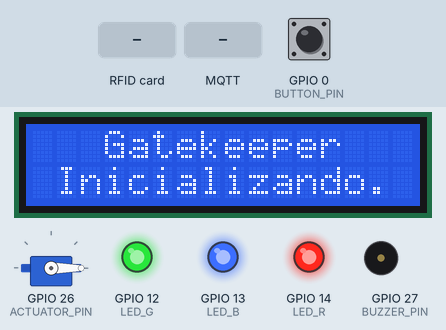
This sketch was run on a simulated ESP32. Shown: 16×2 character LCD, servo, output pins drawn as LEDs (lit = HIGH), buzzer (waves = sounding). Inputs (shaded band) come from the test bench; at power-on: GPIO 0 (BUTTON_PIN) HIGH. WiFi joins after 1.5 s; servers stay silent unless stated; the local clock reads 2024-03-15 10:24:30 at power-on unless the sketch sets it; EEPROM starts erased; no MQTT or app messages arrive unless stated; what the sketch prints to the serial monitor is not drawn.

Above: at 0.5 s.
At 6.7 s:
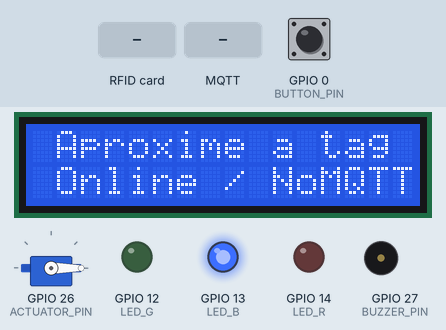
6.8 s: RFID card 5E 7A 19 C4 held to the reader
At 7.2 s:
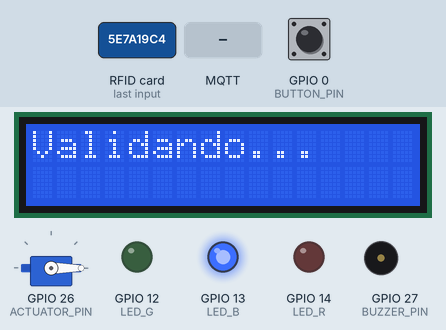
9.8 s: MQTT message "1" arrives on the second subscribed topic
At 12.3 s:
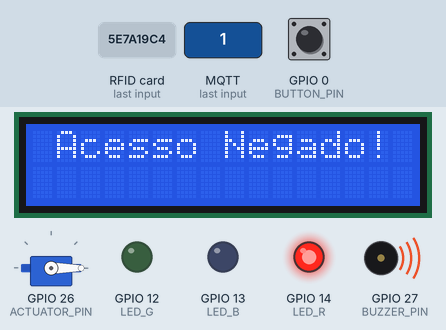
12.8 s: GPIO 0 (BUTTON_PIN) pulled LOW for 0.15 s
Timing chart, 0 to 15.8 s (numbered marks = the images above; inputs shaded):
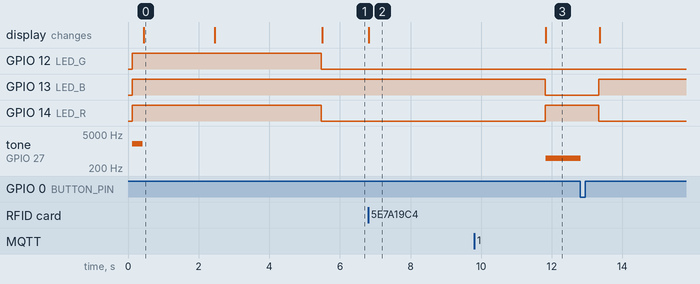

Measured:
- after the input at 6.8 s, the display: changes at once (image 2)
- what the display in image 0 shows lasts 2.1 s, from 0.4 s to 2.5 s

The sketch:

gatekeeper_doitv1.ino
```cpp
#include <SPI.h>
#include <MFRC522.h>
#include <Wire.h>
#include <LiquidCrystal_I2C.h>
#include <ESP32Servo.h>
#include <WiFiManager.h>
#include <PubSubClient.h>
#include <Preferences.h>
#include <time.h>
#include <ArduinoJson.h>

#define BUTTON_PIN 0
#define SS_PIN 5
#define RST_PIN 4
#define LED_R 14
#define LED_G 12
#define LED_B 13
#define BUZZER_PIN 27
#define ACTUATOR_PIN 26

MFRC522 rfidReader(SS_PIN, RST_PIN);
LiquidCrystal_I2C lcdDisplay(0x27, 16, 2);
Servo gateServo;
Preferences preferences;

char deviceId[20] = "GATE_01";
char actuatorType[2] = "1"; // 1 = Servo, 0 = Relay
char mqttServer[40] = "192.168.0.100";
char mqttPort[6] = "1883";
String localAllowedTags;

WiFiClient espClient;
PubSubClient mqttClient(espClient);
unsigned long lastMqttAttempt = 0;

bool waitingForResponse = false;
unsigned long responseTimeout = 0;
char currentScannedTag[32] = {0};

const char *ntpServer = "pool.ntp.org";
const long gmtOffset_sec = -10800;
const int daylightOffset_sec = 0;

void setup()
{
  Serial.begin(115200);

  SPI.begin();
  rfidReader.PCD_Init();
  lcdDisplay.init();
  lcdDisplay.backlight();

  pinMode(LED_R, OUTPUT);
  pinMode(LED_G, OUTPUT);
  pinMode(LED_B, OUTPUT);
  pinMode(BUZZER_PIN, OUTPUT);
  pinMode(BUTTON_PIN, INPUT_PULLUP);

  preferences.begin("gatekeeper", false);
  String savedId = preferences.getString("deviceId", "GATE_01");
  String savedAct = preferences.getString("actuator", "1");
  String savedMqtt = preferences.getString("mqttSrv", "192.168.0.100");
  String savedPort = preferences.getString("mqttPrt", "1883");

  localAllowedTags = preferences.getString("tags", "");

  strncpy(deviceId, savedId.c_str(), sizeof(deviceId));
  strncpy(actuatorType, savedAct.c_str(), sizeof(actuatorType));
  strncpy(mqttServer, savedMqtt.c_str(), sizeof(mqttServer));
  strncpy(mqttPort, savedPort.c_str(), sizeof(mqttPort));

  if (actuatorType[0] == '1')
  {
    ESP32PWM::allocateTimer(0);
    gateServo.setPeriodHertz(50);
    gateServo.attach(ACTUATOR_PIN, 500, 2400);
    gateServo.write(0);
  }
  else
  {
    pinMode(ACTUATOR_PIN, OUTPUT);
    digitalWrite(ACTUATOR_PIN, LOW);
  }

  initializeDevice();
  setupWiFiManager();

  configTime(gmtOffset_sec, daylightOffset_sec, ntpServer);

  mqttClient.setBufferSize(1024);
  mqttClient.setServer(mqttServer, atoi(mqttPort));
  mqttClient.setCallback(mqttCallback);

  setIdleState();
}

void loop()
{
  if (digitalRead(BUTTON_PIN) == LOW)
  {
    unsigned long startPress = millis();
    while (digitalRead(BUTTON_PIN) == LOW)
    {
      if (millis() - startPress > 10000)
      {
        setLedColor(255, 0, 0);
        lcdDisplay.clear();
        lcdDisplay.print(F("Resetando WiFi"));
        tone(BUZZER_PIN, 1000, 500);
        delay(500);
        WiFiManager wm;
        wm.resetSettings();
        ESP.restart();
      }
      delay(10);
    }
  }

  bool isOnline = (WiFi.status() == WL_CONNECTED && mqttClient.connected());

  if (WiFi.status() == WL_CONNECTED)
  {
    if (!mqttClient.connected())
    {
      if (millis() - lastMqttAttempt > 5000)
      {
        lastMqttAttempt = millis();
        reconnectMQTT();
      }
    }
    else
    {
      mqttClient.loop();
    }
  }

  if (waitingForResponse && millis() > responseTimeout)
  {
    Serial.println(F("Timeout do Servidor. Usando Cache Offline."));
    waitingForResponse = false;
    processOfflineAccess(currentScannedTag);
  }

  if (!waitingForResponse)
  {
    if (!rfidReader.PICC_IsNewCardPresent() || !rfidReader.PICC_ReadCardSerial())
    {
      return;
    }

    memset(currentScannedTag, 0, sizeof(currentScannedTag));
    for (byte i = 0; i < rfidReader.uid.size; i++)
    {
      sprintf(&currentScannedTag[i * 2], "%02X", rfidReader.uid.uidByte[i]);
    }

    Serial.print(F("Tag Lida: "));
    Serial.println(currentScannedTag);

    if (isOnline)
    {
      JsonDocument doc;
      doc["tagRead"] = currentScannedTag;
      doc["mqttIdentifier"] = deviceId;

      char payload[256];
      serializeJson(doc, payload);

      mqttClient.publish("gatekeeper/access/request", payload);

      waitingForResponse = true;
      responseTimeout = millis() + 5000;

      setLedColor(0, 0, 255);
      lcdDisplay.clear();
      lcdDisplay.print(F("Validando..."));
    }
    else
    {
      processOfflineAccess(currentScannedTag);
    }

    rfidReader.PICC_HaltA();
  }
}

void processOfflineAccess(const char *tag)
{
  bool granted = isTagAuthorized(tag);

  if (granted)
  {
    grantAccess(tag, false);
  }
  else
  {
    denyAccess(tag, false);
  }

  saveOfflineLog(tag, granted);
}

void mqttCallback(char *topic, byte *payload, unsigned int length)
{
  char message[length + 1];
  memcpy(message, payload, length);
  message[length] = '\0';

  String topicStr = String(topic);

  if (topicStr.indexOf("/sync/") > 0)
  {
    JsonDocument doc;
    DeserializationError error = deserializeJson(doc, message);

    if (!error)
    {
      JsonArray tagsArray = doc["allowedTags"];
      String newCache = "";
      for (JsonVariant v : tagsArray)
      {
        newCache += v.as<String>() + ",";
      }

      localAllowedTags = newCache;
      preferences.putString("tags", localAllowedTags);
      Serial.println(F("✅ Cache atualizado via MQTT."));
    }
  }

  if (topicStr.indexOf("/response/") > 0 && waitingForResponse)
  {
    JsonDocument doc;
    DeserializationError error = deserializeJson(doc, message);

    if (!error)
    {
      bool isGranted = doc["isGranted"];
      waitingForResponse = false;

      if (isGranted)
      {
        grantAccess(currentScannedTag, true);
      }
      else
      {
        denyAccess(currentScannedTag, true);
      }
    }
  }
}

void saveOfflineLog(const char *tag, bool granted)
{
  String logs = preferences.getString("offLogs", "");
  logs += String(tag) + (granted ? ":1;" : ":0;");
  preferences.putString("offLogs", logs);
  Serial.println(F("💾 Log offline salvo no cache local."));
}

void flushOfflineLogs()
{
  String logs = preferences.getString("offLogs", "");
  if (logs.length() > 0)
  {
    mqttClient.publish("gatekeeper/access/offline_logs", logs.c_str());
    preferences.putString("offLogs", "");
    Serial.println(F("📤 Fila de logs offline esvaziada e enviada!"));
  }
}

void setupWiFiManager()
{
  lcdDisplay.clear();
  lcdDisplay.print(F("Conectando WiFi"));
  delay(1500);

  WiFiManager wm;
  WiFiManagerParameter custom_dev_id("devid", "ID", deviceId, 20);
  WiFiManagerParameter custom_actuator("actuator", "Atuador (1/0)", actuatorType, 2);
  WiFiManagerParameter custom_mqtt_server("server", "MQTT Server", mqttServer, 40);
  WiFiManagerParameter custom_mqtt_port("port", "Porta", mqttPort, 6);

  wm.addParameter(&custom_dev_id);
  wm.addParameter(&custom_actuator);
  wm.addParameter(&custom_mqtt_server);
  wm.addParameter(&custom_mqtt_port);
  wm.setConfigPortalTimeout(180);

  if (!wm.autoConnect("Gatekeeper_AP"))
  {
    Serial.println(F("Modo Offline Ativo."));
  }
  else
  {
    strncpy(deviceId, custom_dev_id.getValue(), sizeof(deviceId));
    strncpy(actuatorType, custom_actuator.getValue(), sizeof(actuatorType));
    strncpy(mqttServer, custom_mqtt_server.getValue(), sizeof(mqttServer));
    strncpy(mqttPort, custom_mqtt_port.getValue(), sizeof(mqttPort));

    preferences.putString("deviceId", deviceId);
    preferences.putString("actuator", actuatorType);
    preferences.putString("mqttSrv", mqttServer);
    preferences.putString("mqttPrt", mqttPort);
  }
}

void reconnectMQTT()
{
  if (WiFi.status() != WL_CONNECTED)
    return;

  char lwtTopic[64];
  snprintf(lwtTopic, sizeof(lwtTopic), "gatekeeper/status/%s", deviceId);
  if (mqttClient.connect(deviceId, NULL, NULL, lwtTopic, 1, true, "offline"))
  {
    Serial.println(F("Conectado ao MQTT!"));
    mqttClient.publish(lwtTopic, "online", true);

    char responseTopic[64];
    snprintf(responseTopic, sizeof(responseTopic), "gatekeeper/access/response/%s", deviceId);
    mqttClient.subscribe(responseTopic);

    char syncTopic[64];
    snprintf(syncTopic, sizeof(syncTopic), "gatekeeper/access/sync/%s", deviceId);
    mqttClient.subscribe(syncTopic);

    mqttClient.publish("gatekeeper/access/sync/request", deviceId);
    flushOfflineLogs();
  }
}

bool isTagAuthorized(const char *tag)
{
  return (localAllowedTags.indexOf(String(tag)) >= 0);
}

void initializeDevice()
{
  setLedColor(255, 255, 255);
  tone(BUZZER_PIN, 2000, 300);
  delay(300);
  noTone(BUZZER_PIN);

  lcdDisplay.clear();
  lcdDisplay.print(F("   Gatekeeper   "));
  lcdDisplay.setCursor(0, 1);
  lcdDisplay.print(F(" Inicializando. "));
  delay(2000);
}

void setIdleState()
{
  setLedColor(0, 0, 255);
  lcdDisplay.clear();
  lcdDisplay.setCursor(0, 0);
  lcdDisplay.print(F(" Aproxime a tag "));
  lcdDisplay.setCursor(0, 1);
  if (WiFi.status() == WL_CONNECTED)
  {
    lcdDisplay.print(mqttClient.connected() ? F(" Online / MQTT ") : F(" Online / NoMQTT"));
  }
  else
  {
    lcdDisplay.print(F("  Modo Offline  "));
  }
}

void grantAccess(const char *tag, bool isOnline)
{
  setLedColor(0, 255, 0);
  lcdDisplay.clear();
  lcdDisplay.print(F("Acesso Liberado!"));

  tone(BUZZER_PIN, 3000, 150);
  delay(200);
  tone(BUZZER_PIN, 3000, 150);
  delay(200);
  noTone(BUZZER_PIN);

  if (actuatorType[0] == '1')
  {
    gateServo.write(90);
    delay(3000);
    gateServo.write(0);
  }
  else
  {
    digitalWrite(ACTUATOR_PIN, HIGH);
    delay(3000);
    digitalWrite(ACTUATOR_PIN, LOW);
  }
  setIdleState();
}

void denyAccess(const char *tag, bool isOnline)
{
  setLedColor(255, 0, 0);
  lcdDisplay.clear();
  lcdDisplay.print(F(" Acesso Negado! "));

  tone(BUZZER_PIN, 500, 1000);
  delay(1500);
  noTone(BUZZER_PIN);

  setIdleState();
}

void setLedColor(int r, int g, int b)
{
  analogWrite(LED_R, r);
  analogWrite(LED_G, g);
  analogWrite(LED_B, b);
}
```
